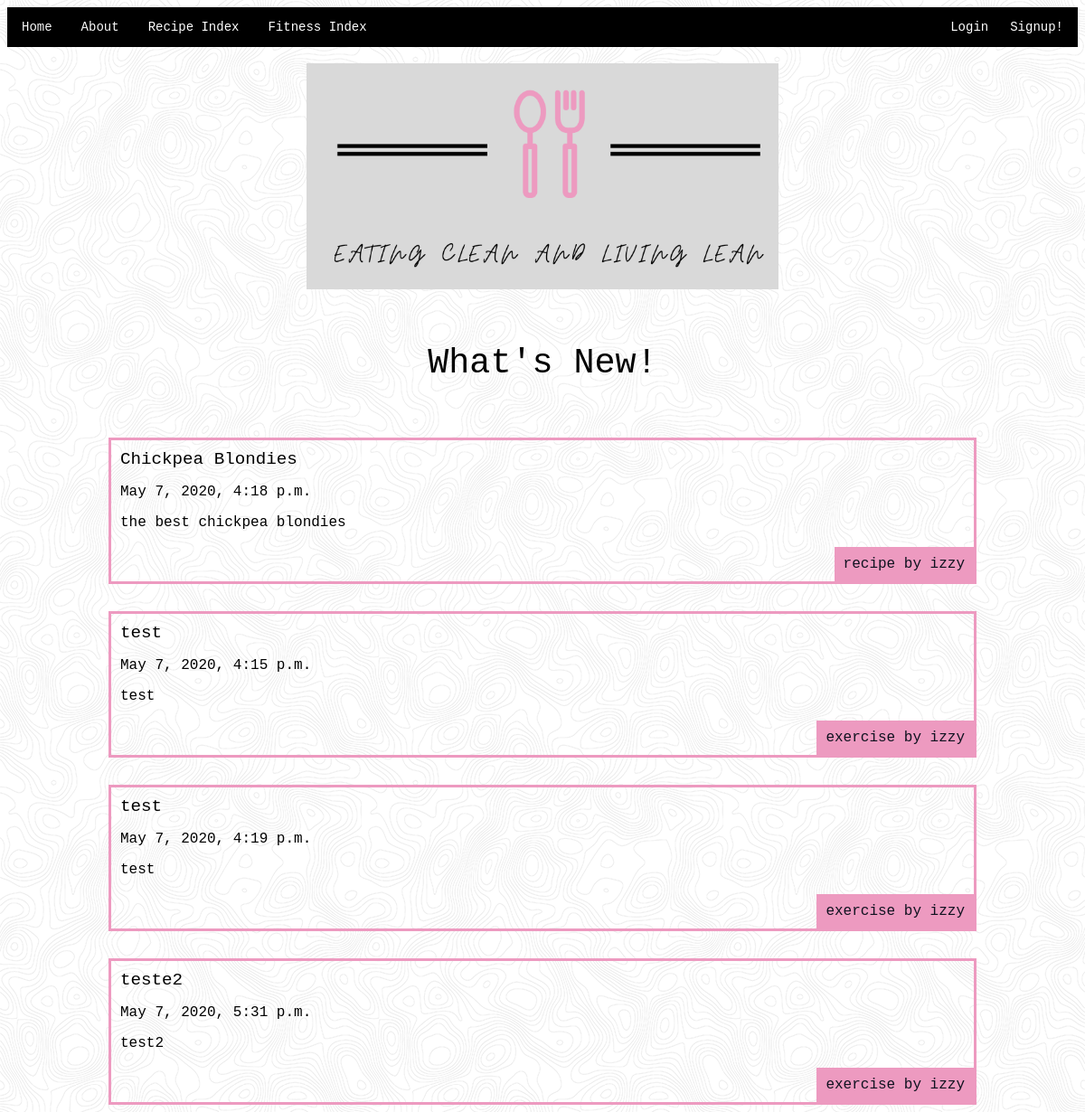
Screenshot of /home/home/ with the database file from the repository.
### recipes/models.py (models this page shows, shortened)
class Recipe(models.Model):
    title = models.CharField(max_length = 100)
    slug = models.SlugField()
    intro = models.TextField(max_length=300, blank=True)
    ingredients = models.TextField(max_length=300, blank = True)
    directions = models.TextField(max_length=500, blank=True)
    date = models.DateTimeField(default=timezone.now)
    thumb = models.ImageField(default='default.png', blank=True)
    author = models.ForeignKey(User,default=None,on_delete=models.CASCADE)
    def snippet(self):
        return self.intro[:50]

### exercises/models.py (models this page shows, shortened)
class Exercise(models.Model):
    title = models.CharField(max_length = 100)
    slug = models.SlugField()
    intro = models.CharField(max_length = 200)
    body = models.TextField()
    date = models.DateTimeField(auto_now = True)
    thumb = models.ImageField(default='default.png', blank=True)
    author = models.ForeignKey(User,default=None,on_delete=models.CASCADE)
    def snippet(self):
        return self.intro[:50]

### home/views.py (the view)
# urls.py: path('home/',views.home_list, name = 'list'),
def home_list(request):
    recipes = Recipe.objects.all().order_by('date')
    exercises = Exercise.objects.all().order_by('date')
    return render(request, 'home/home_list.html', {'recipes':recipes, 'exercises':exercises})

### home/templates/home/home_list.html
{% extends 'base_layout.html'%}
{% block content %}
   <h1>What's New!</h1>
          <div class = "home">
              {% for recipe in recipes %}
                  <div class = "recipe">
                      <h2><a href = "{% url 'recipes:detail' slug=recipe.slug %}">{{recipe.title}}</a></h2>
                      <p>{{recipe.date}}</p>
                      <p class="author">recipe by {{recipe.author.username}}</p>
                      <p>{{recipe.snippet}}</p>
                  </div>
              {% endfor %}
              {% for exercise in exercises %}
                <div class = "recipe">
                  <h2><a href="{% url 'exercises:detail' slug=exercise.slug %}">{{exercise.title}}</a></h2>
                  <p>{{exercise.date}}</p>
                  <p class="author">exercise by {{exercise.author.username}}</p>
                  <p>{{exercise.snippet}}</p>
                </div>
              {% endfor %}
          </div>
{% endblock %}

### assets/styles.css (style rules this page uses)
body { background-color: #0f121f; background-image: url(back.png); background-repeat-y: repeat; color: #000; }
body * { font-family: "Andale Mono", monospace; }
h1, h2, h3, h4, h5 { font-weight: normal; margin: 0; }
a, a:hover, a:visited { color: #000; text-decoration: none; }
div.wrapper > h1 { text-align: center; margin: 60px auto; font-size: 2.4em }
.home { display: grid; grid-template-columns: 1fr; grid-gap: 30px; }
.recipe { padding: 10px; border: 3px solid #ed9ac0; position: relative; padding-bottom: 40px; }
.recipe h2 { font-size: 1.2em; }
.recipe .author { padding: 10px; background: #ed9ac0; position: absolute; right: 0; bottom: 0; margin: 0; color: #0f121f }

### rows the page displays
Recipe: title "Chickpea Blondies", date "May 7, 2020, 4:18 p.m.", author.username "izzy", snippet "the best chickpea blondies"
Exercise: title "test", date "May 7, 2020, 4:15 p.m.", author.username "izzy", snippet "test"
Exercise: title "test", date "May 7, 2020, 4:19 p.m.", author.username "izzy", snippet "test"
Exercise: title "teste2", date "May 7, 2020, 5:31 p.m.", author.username "izzy", snippet "test2"
